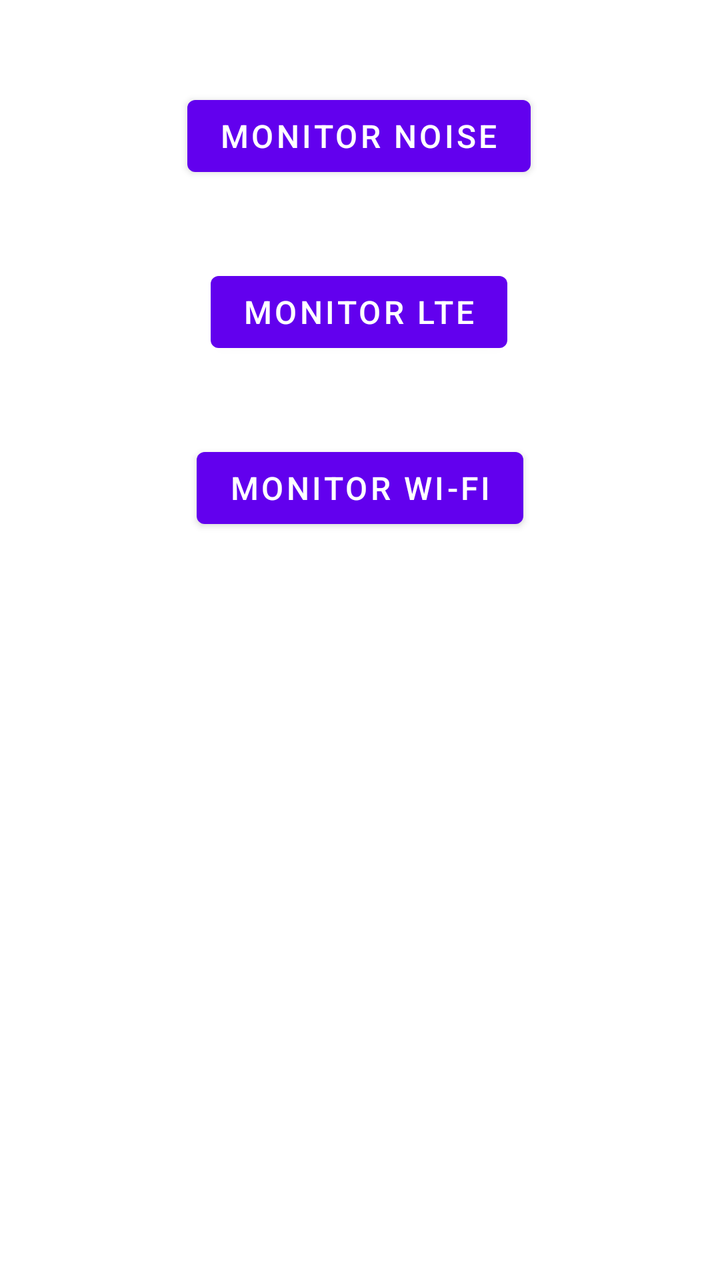
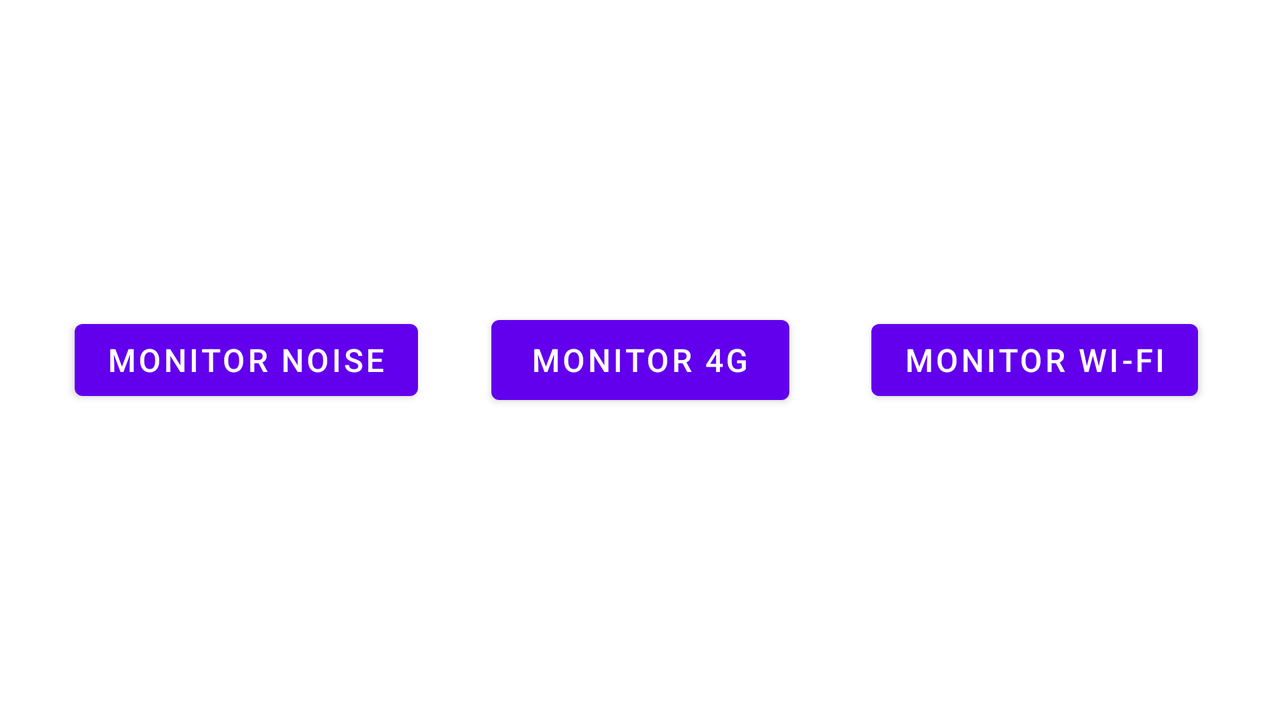

Two renders of one Android screen. The first uses the default layout on a phone; the second uses the alternative layout the repository ships for a different screen configuration, on a matching device. The two XML files are below.
<!-- AndroidManifest.xml: application theme Theme.ProgettoLAM -->
<!-- res/layout/fragment_monitor.xml -->
<?xml version="1.0" encoding="utf-8"?>
<FrameLayout xmlns:android="http://schemas.android.com/apk/res/android"
    xmlns:app="http://schemas.android.com/apk/res-auto"
    xmlns:tools="http://schemas.android.com/tools"
    android:layout_width="match_parent"
    android:layout_height="match_parent"
    tools:context=".MonitorFragment">

    <androidx.constraintlayout.widget.ConstraintLayout
        android:layout_width="match_parent"
        android:layout_height="match_parent">

        <Button
            android:id="@+id/btnNoise"
            android:layout_width="wrap_content"
            android:layout_height="wrap_content"
            android:layout_marginTop="44dp"
            android:text="MONITOR NOISE"
            android:textSize="16sp"
            app:layout_constraintEnd_toEndOf="parent"
            app:layout_constraintHorizontal_bias="0.497"
            app:layout_constraintStart_toStartOf="parent"
            app:layout_constraintTop_toTopOf="parent"
            app:layout_constraintVertical_chainStyle="packed" />

        <Button
            android:id="@+id/btn4G"
            android:layout_width="wrap_content"
            android:layout_height="wrap_content"
            android:layout_marginTop="40dp"
            android:text="MONITOR LTE"
            android:textSize="16sp"
            app:layout_constraintEnd_toEndOf="parent"
            app:layout_constraintHorizontal_bias="0.498"
            app:layout_constraintStart_toStartOf="parent"
            app:layout_constraintTop_toBottomOf="@+id/btnNoise" />

        <Button
            android:id="@+id/btnWIFI"
            android:layout_width="wrap_content"
            android:layout_height="wrap_content"
            android:layout_marginTop="40dp"
            android:text="MONITOR WI-FI"
            android:textSize="16sp"
            app:layout_constraintEnd_toEndOf="parent"
            app:layout_constraintStart_toStartOf="parent"
            app:layout_constraintTop_toBottomOf="@+id/btn4G" />


    </androidx.constraintlayout.widget.ConstraintLayout>
</FrameLayout>
<!-- resources referenced by this layout -->
<resources>
  <style name="Theme.ProgettoLAM" parent="Theme.MaterialComponents.DayNight.DarkActionBar">
          
          <item name="colorPrimary">@color/purple_500</item>
          <item name="colorPrimaryVariant">@color/purple_700</item>
          <item name="colorOnPrimary">@color/white</item>
          
          <item name="colorSecondary">@color/teal_200</item>
          <item name="colorSecondaryVariant">@color/teal_700</item>
          <item name="colorOnSecondary">@color/black</item>
          
          <item name="android:statusBarColor">?attr/colorPrimaryVariant</item>
          
      </style>
</resources>
<!-- res/layout-land/fragment_monitor.xml (the repository's variant of the layout above) -->
<!-- drawn on the phone turned sideways -->
<?xml version="1.0" encoding="utf-8"?>
<FrameLayout xmlns:android="http://schemas.android.com/apk/res/android"
    xmlns:app="http://schemas.android.com/apk/res-auto"
    xmlns:tools="http://schemas.android.com/tools"
    android:layout_width="match_parent"
    android:layout_height="match_parent"
    tools:context=".MonitorFragment">

    <androidx.constraintlayout.widget.ConstraintLayout
        android:layout_width="match_parent"
        android:layout_height="match_parent">

        <Button
            android:id="@+id/btnNoise"
            android:layout_width="wrap_content"
            android:layout_height="wrap_content"
            android:text="MONITOR NOISE"
            android:textSize="16sp"
            app:layout_constraintBottom_toBottomOf="parent"
            app:layout_constraintEnd_toEndOf="parent"
            app:layout_constraintHorizontal_bias="0.08"
            app:layout_constraintStart_toStartOf="parent"
            app:layout_constraintTop_toTopOf="parent"
            app:layout_constraintVertical_chainStyle="packed" />

        <Button
            android:id="@+id/btn4G"
            android:layout_width="149dp"
            android:layout_height="52dp"
            android:text="MONITOR 4G"
            android:textSize="16sp"
            app:layout_constraintBottom_toBottomOf="parent"
            app:layout_constraintEnd_toEndOf="parent"
            app:layout_constraintStart_toStartOf="parent"
            app:layout_constraintTop_toTopOf="parent" />

        <Button
            android:id="@+id/btnWIFI"
            android:layout_width="wrap_content"
            android:layout_height="wrap_content"
            android:text="MONITOR WI-FI"
            android:textSize="16sp"
            app:layout_constraintBottom_toBottomOf="parent"
            app:layout_constraintEnd_toEndOf="parent"
            app:layout_constraintStart_toEndOf="@+id/btn4G"
            app:layout_constraintTop_toTopOf="parent" />


    </androidx.constraintlayout.widget.ConstraintLayout>
</FrameLayout>
